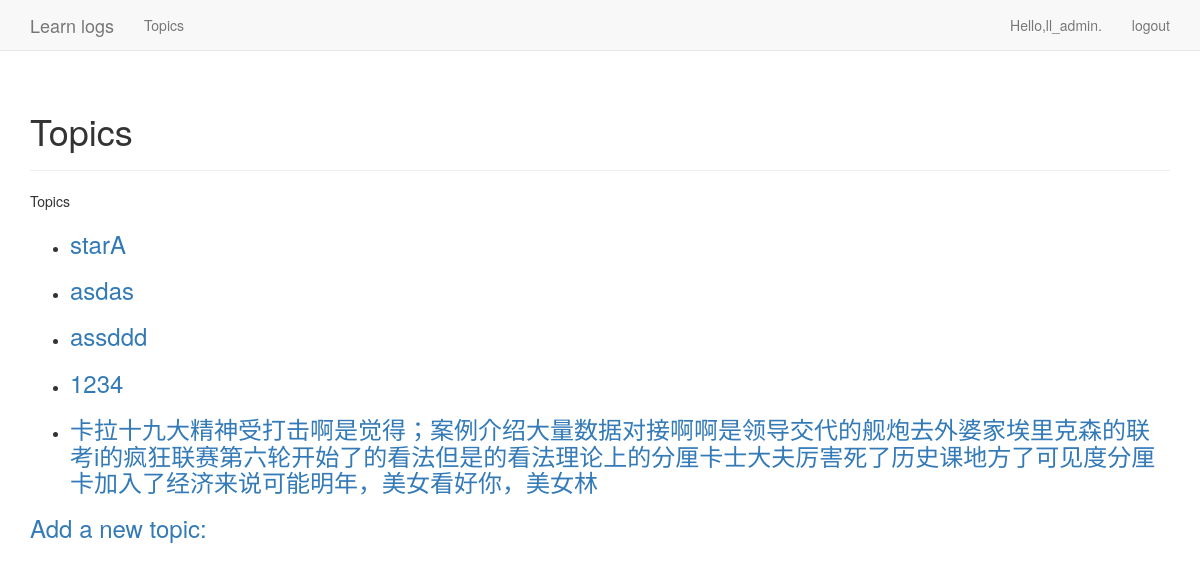
The app's page /topics/ (signed in) with its own data.
### learn_logs/models.py (models this page shows)
class Topic(models.Model):
    text = models.CharField(max_length=200)
    date_added = models.DateTimeField(auto_now_add=True)
    owner = models.ForeignKey(User, on_delete=models.CASCADE)
    def __str__(self):
        return self.text

### learn_logs/views.py (the view)
# urls.py: path('topics/', views.topics, name='topics'),
@login_required
def topics(request):
    topics = Topic.objects.filter(owner=request.user).order_by('date_added')
    context = {'topics': topics}
    return render(request, 'learn_logs/topics.html', context)

### learn_logs/templates/learn_logs/topics.html
{% extends "learn_logs/base.html" %}
{% block header %}
    <h1>Topics</h1>
{% endblock header %}
    {% block content %}
        <p>Topics</p>
        <ul>
            {% for topic in topics %}
                <li>
                    <h3>
                        <a href="{% url 'learn_logs:topic' topic.id %}">{{ topic }}</a>
                    </h3>
                </li>
            {% empty %}
                <li>No topics have been added yet</li>
            {% endfor %}
        </ul>
    <h3><a href="{% url 'learn_logs:new_topic' %}">Add a new topic:</a></h3>
{% endblock content %}

### learn_logs/templates/learn_logs/base.html (shortened to what this page needs)
{% load bootstrap3 %}
<!DOCTYPE html>
<html lang="en">
    <head>
        {% bootstrap_css %}
    </head>
    <body>
        <nav class="navbar navbar-default navbar-static-top">
            <div class="container">
                <div class="navbar-header">
                 <a class="navbar-brand" href="{% url 'learn_logs:index' %}">Learn logs</a>
                </div>
                <div id="navbar" class="navbar-collapse collapse">
                  <ul class="nav navbar-nav">
                      <li><a href="{% url 'learn_logs:topics' %}">Topics</a>
                      </li>
                </ul>
                 <ul class="nav navbar-nav navbar-right">
                      {% if user.is_authenticated %}
                       <li><a>Hello,{{user.username }}.</a></li>
                       <li><a href="{% url 'users:logout' %}">logout</a></li>
                      {% else %}
                       <li><a href="{% url 'users:register'%}">Register</a></li>
                       <li><a href="{% url 'users:login'%}">Log in</a></li>
                      {% endif %}
                 </ul>
                </div>
            </div>
        </nav>
        <div class="container">
            <div class="page-header">
                {% block header %}{% endblock header %}
            </div>
            <div>
                {% block content %}{% endblock content %}
            </div>
        </div>
    </body>
</html>

### records on screen
Topic: text "starA"
Topic: text "asdas"
Topic: text "assddd"
Topic: text "1234"
Topic: text "卡拉十九大精神受打击啊是觉得；案例介绍大量数据对接啊啊是领导交代的舰炮去外婆家埃里克森的联考i的疯狂联赛第六轮开始了的看法但是的看法理论上的分厘卡士大夫厉害死了历史课地方了可见度分厘卡加入了经济来说可能明年，美女看好你，美女林"

### other values on screen
{{ user.username }} "ll_admin"
